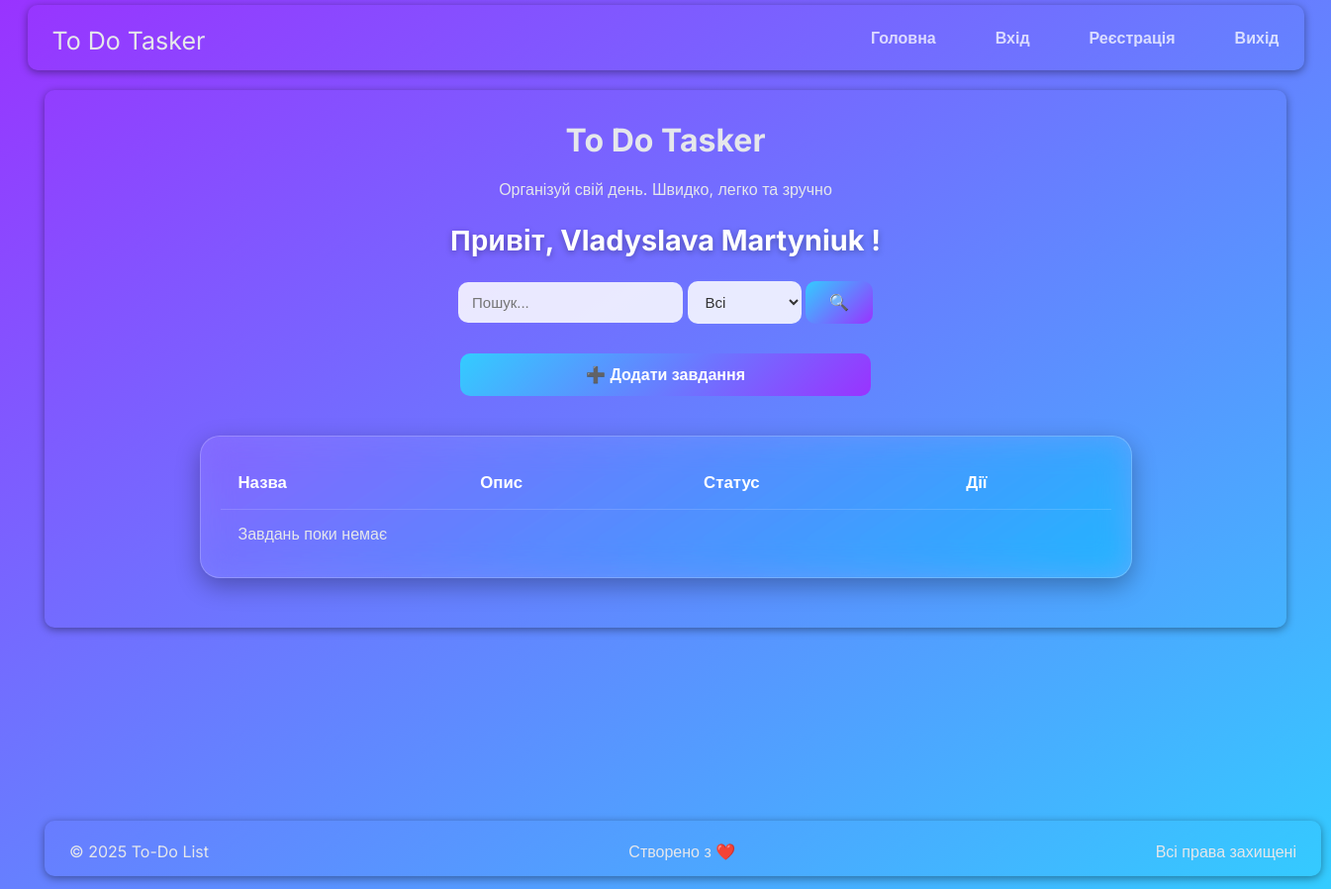
Page / (signed in) on the earlier database version.
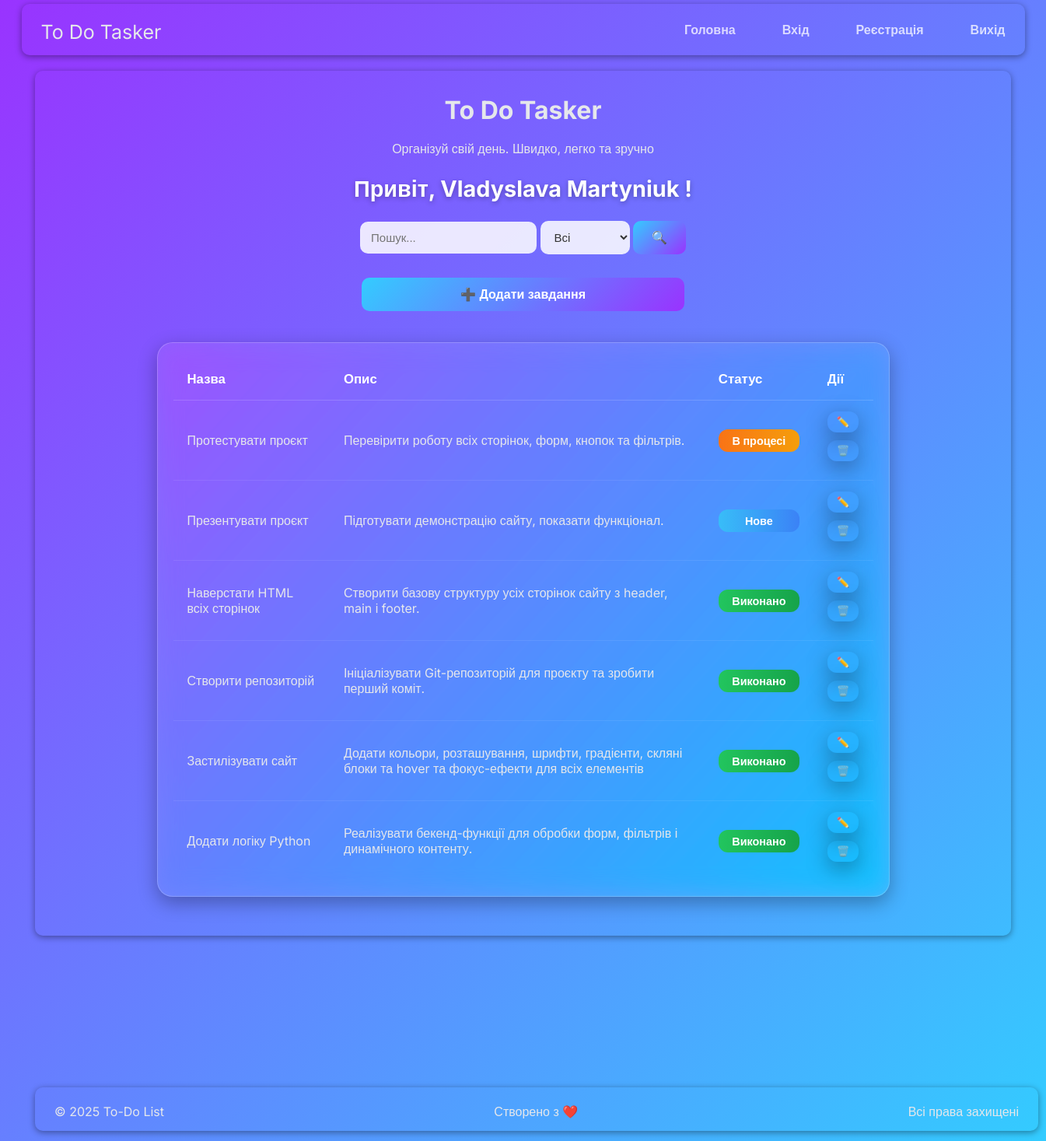
Same page on the later database version.
### models/task.py (models this page shows, shortened)
class Task(Base):
    __tablename__ = "tasks"
    id: Mapped[int] = mapped_column(Integer, primary_key=True, index=True)
    title: Mapped[str] = mapped_column(String, nullable=False)
    description: Mapped[str] = mapped_column(String, nullable=False)
    status: Mapped[str] = mapped_column(String, default="new")
    user_id: Mapped[int] = mapped_column(ForeignKey("users.id"), nullable=True)
    user: Mapped["User"] = relationship("User", back_populates="tasks")

### app.py (the view)
@app.route("/", methods=["GET"])
def tasks_page():
    if "user_id" not in session:
        return redirect(url_for("login"))
    q = request.args.get("q", "").lower()
    status = request.args.get("status", "")
    with SessionLocal() as db:
        query = db.query(Task).filter(Task.user_id == session["user_id"])
        if q:
            query = query.filter(Task.title.ilike(f"%{q}%"))
        if status:
            query = query.filter(Task.status == status)
        tasks = query.all()
    return render_template("tasks.html", tasks=tasks, search=q, status=status, username=session["username"])

### templates/tasks.html (shortened to what this page needs)
{% extends "base.html" %}
{% block content %}
<div class="first-div">
        <h1>To Do Tasker</h1>
        <p>Організуй свій день.  Швидко, легко та зручно</p>
        <h2 class="tasks-greating" >Привіт, {{ username }} !</h2>
     <div class="tasks_filters centered">
    <form method="get" action="{{ url_for('tasks_page') }}" class="task_filter_form" >
        <input type="text" name="q" value="{{ search }}" placeholder="Пошук..."  class="task_filter_input">
        <select name="status"class="task_filter_select">
            <option value="">Всі</option>
        </select>
        <button type="submit" class="task_filter_button">
            🔍
        </button>
    </form>
</div>
    <div class="btn_wrapper">
        <button type="button" class="add_task-button">
        <a href="{{ url_for('add_task') }}"
           class="add_task-link ">
            ➕ Додати завдання
        </a>
    </button>
    </div>
    <div class="table-wrapper">
        <table class="table-glass">
            <thead>
                <tr class="bg-gray-200 text-gray-700">
                    <th class="px-4 py-2 text-left">Назва</th>
                    <th class="px-4 py-2 text-left">Опис</th>
                    <th class="px-4 py-2 text-left">Статус</th>
                    <th class="px-4 py-2 text-center">Дії</th>
                </tr>
            </thead>
            <tbody>
                {% for task in tasks %}
                    <tr class="border-b hover:bg-gray-50">
                        <td class="px-4 py-2 font-medium">{{ task.title }}</td>
                        <td class="px-4 py-2">{{ task.description }}</td>
                        <td class="px-4 py-2">
                            {% if task.status == "new" %}
                                <span class="status-badge status-new">Нове</span>
                            {% elif task.status == "in_progress" %}
                                <span class="status-badge status-progress">В процесі</span>
                            {% elif task.status == "done" %}
                               <span class="status-badge status-done">Виконано</span>
                            {% endif %}
                        </td>
                        <td class="px-4 py-2 text-center flex justify-center gap-2">
                            <form action="{{ url_for('edit_task', task_id=task.id, q=search, status=status) }}" method="get">
    <button type="submit" class="action_button">✏️</button>
</form>
                          <form method="post" action="{{ url_for('delete_task', task_id=task.id, q=search, status=status) }}"
                            onsubmit="return confirm('Видалити це завдання?');">
                           <button type="submit" class="action_button">🗑️</button>
</form>
                        </td>
                    </tr>
                {% else %}
                    <tr>
                        <td colspan="4" class="text-center text-gray-500 py-4">Завдань поки немає</td>
                    </tr>
                {% endfor %}
            </tbody>
        </table>
    </div>
</div>
{% endblock %}

### templates/base.html (shortened to what this page needs)
<!DOCTYPE html>
<html lang="uk">
<head>
   <link rel="stylesheet" href="{{ url_for('static', filename='css/styles.css') }}">
</head>
<body>
  <div class="container">
      {% include '_header.html' %}
      <main>
          {% block content %}{% endblock %}
      </main>
      {% include '_footer.html' %}
  </div>
</body>
</html>

### templates/_header.html
<header>
    <div class="container header_container">
        <p ><a class="logo_link"href="/">To Do Tasker</a></p>
        <ul class="nav_list">
            <li><a class="nav_link" href="/">Головна</a></li>
            <li><a class="nav_link" href="/login">Вхід</a>  </li>
            <li><a class="nav_link" href="/register">Реєстрація</a></li>
            <li><a class="nav_link" href="/logout">Вихід</a></li>
        </ul>
    </div>
</header>

### templates/_footer.html
<footer >
     <div class="container footer_container">
        <p>© 2025 To-Do List</p>
        <p>Створено з ❤️ </p>
        <p>Всі права захищені</p>
    </div>
</footer>

### static/css/styles.css (style rules this page uses)
body { margin: 0; padding: 0; background: linear-gradient(to top left, #33ccff 0%, #9933ff 100%); font-family: 'Inter', sans-serif; }
.first-div { padding: 10px; border-radius: 10px; box-shadow: 0 2px 8px rgba(0,0,0,0.40); }
.tasks-greating { font-size: 1.8rem; font-weight: bold; color: #fff; text-shadow: 0 2px 6px rgba(0,0,0,0.3); text-align: center; }
.tasks_filters.centered { display: flex; justify-content: center; align-items: center; margin-bottom: 30px; }
.task_filter_input, .task_filter_select { flex: 1; padding: 12px 14px; border: none; border-radius: 10px; background: rgba(255,255,255,0.85); color: #333; font-size: 15px; outline: none; transition: all 0.3s ease; }
.task_filter_button { padding: 12px 24px; border: none; border-radius: 10px; background: linear-gradient(135deg, #33ccff, #9933ff); color: #fff; font-size: 16px; font-weight: 600; cursor: pointer; transition: 0.3s ease; }
.btn_wrapper { display: flex; justify-content: center; }
.add_task-button { width: 415px; padding: 12px; border: none; border-radius: 10px; background: linear-gradient(135deg, #33ccff, #9933ff); }
.add_task-link { text-decoration: none; color: #fff; font-size: 16px; font-weight: 600; cursor: pointer; }
.container { margin: 0 auto; padding: 5px 25px; box-shadow: 0 2px 8px rgba(0,0,0,0.40); }
.header_container { display: flex; background-color: transparent; justify-content: space-between; align-items: center; width: 1240px; border-radius: 10px; }
.nav_list { list-style: none; display: flex; gap: 40px; }
.nav_link { color: rgba(255,255,255,0.75); text-decoration: none; margin-left: 20px; font-weight: 600; transition: color var(--transition); }
main { padding: 20px; min-height: 300px; }
h1 { text-align: center; margin-bottom: 20px; color: #e5e7eb; }
p { text-align: center; margin-bottom: 10px; color: #e5e7eb; }
.logo_link { text-decoration: none; color: #e5e7eb; text-align: center; font-size: 25px; }
.table-wrapper { margin: 40px auto; padding: 20px; max-width: 900px; border-radius: 20px; background: rgba(255, 255, 255, 0.08); backdrop-filter: blur(16px) saturate(180%); -webkit-backdrop-filter: blur(16px) saturate(180%); border: 1px solid rgba(255, 255, 255, 0.2); box-shadow: 0 8px 24px rgba(0, 0, 0, 0.3); }
.table-glass { width: 100%; border-collapse: collapse; color: #ffffff; font-size: 1rem; }
.table-glass thead th { text-align: left; font-weight: 700; padding: 16px 18px; color: #ffffff; font-size: 1.05rem; border-bottom: 1px solid rgba(255, 255, 255, 0.15); }
.table-glass tbody td { padding: 14px 18px; border-bottom: 1px solid rgba(255, 255, 255, 0.08); color: #e5e7eb; transition: background 0.25s ease, transform 0.25s ease; }
.table-glass tbody tr:last-child td { border-bottom: none; }
.status-badge { display: inline-block; padding: 6px 12px; border-radius: 12px; font-size: 0.9rem; font-weight: 600; color: #fff; text-align: center; min-width: 80px; }
.status-new { background: linear-gradient(90deg, #38bdf8, #3b82f6); }
.status-progress { background: linear-gradient(90deg, #f97316, #f59e0b); }
.status-done { background: linear-gradient(90deg, #22c55e, #16a34a); }
.action_button { padding: 6px 12px; border-radius: 12px; border: none; background-color:transparent; box-shadow: 0 8px 28px rgba(0, 0, 0, 0.35); margin-bottom: 10px; }
footer { background-color: transparent; color: #fff; padding: 10px 20px; text-align: center; margin-top: 165px; }
.footer_container { display: flex; justify-content: space-between; align-items: center; width: 1240px; border-radius: 10px; }

Differences in the rows shown:
added Task: title "Протестувати проєкт", description "Перевірити роботу всіх сторінок, форм, кнопок та фільтрів.", status "В процесі"
added Task: title "Презентувати проєкт", description "Підготувати демонстрацію сайту, показати функціонал.", status "Нове"
added Task: title "Наверстати HTML всіх сторінок", description "Створити базову структуру усіх сторінок сайту з header, main і footer.", status "Виконано"
added Task: title "Створити репозиторій", description "Ініціалізувати Git-репозиторій для проєкту та зробити перший коміт.", status "Виконано"
added Task: title "Застилізувати сайт", description "Додати кольори, розташування, шрифти, градієнти, скляні блоки та hover та фокус-ефекти для всіх елементів", status "Виконано"
added Task: title "Додати логіку Python", description "Реалізувати бекенд-функції для обробки форм, фільтрів і динамічного контенту.", status "Виконано"
Other differences:
text no longer shown: "Завдань поки немає"
